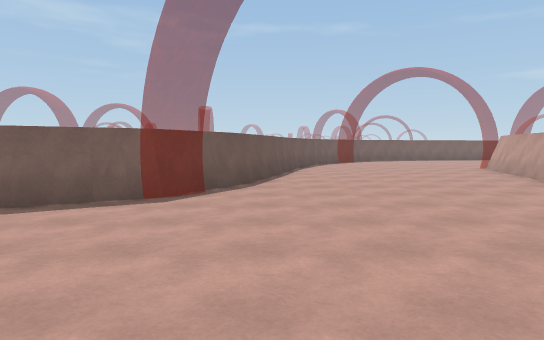
[1] (above)

17 first-person views from a walk through a Unity game level. The camera is 1.5 m above the floor, tilts 4° down and sees 75° across. The floor is counted in squares, 2 m on a side. Each view is taken from the middle of a square. On the plan, view 1 faces up. The plan holds only what a view shows up to about 11 squares ahead; the rest is blank. The place goes on beyond the plan.

[2]
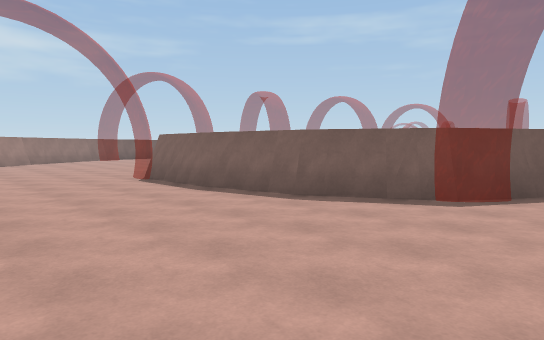

[3]
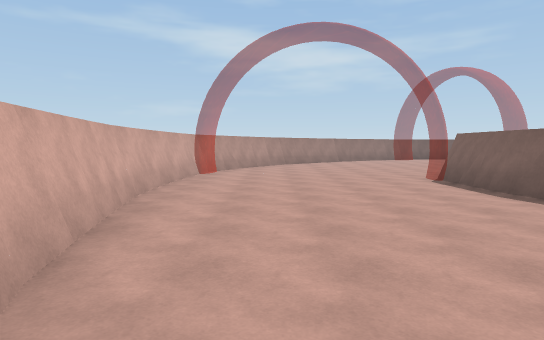

[4]
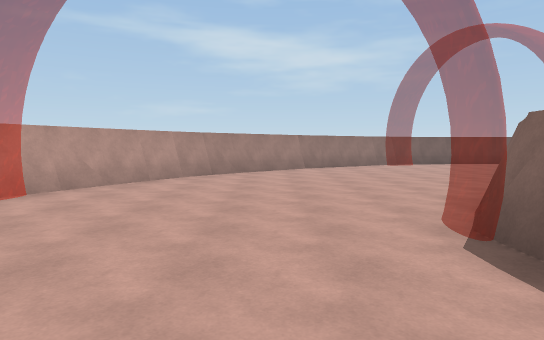

[5]
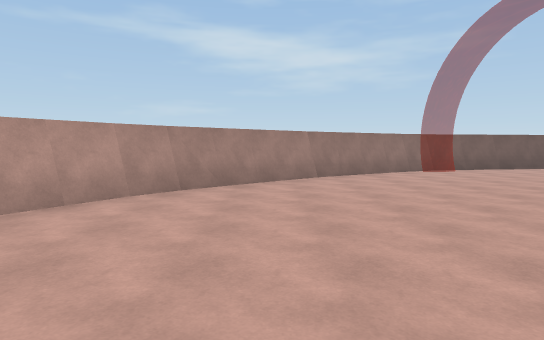

[6]
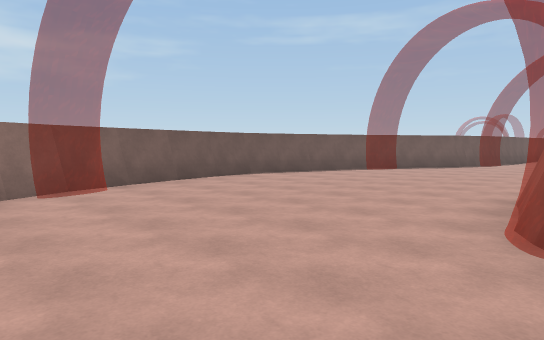

[7]
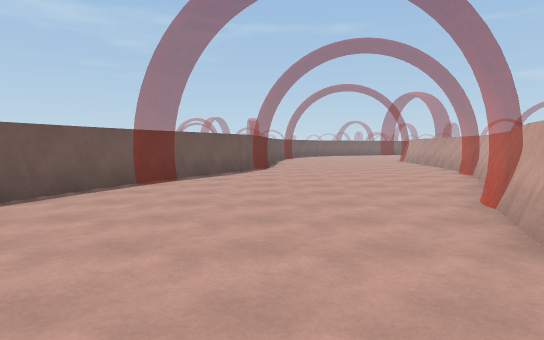

[8]
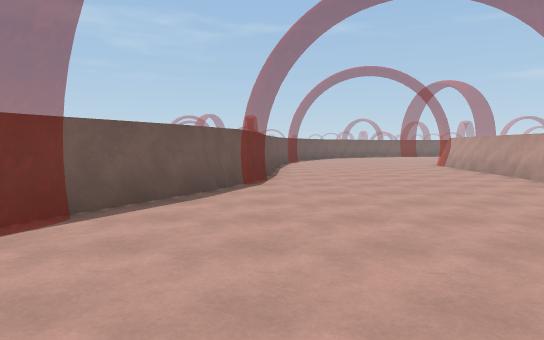

[9]
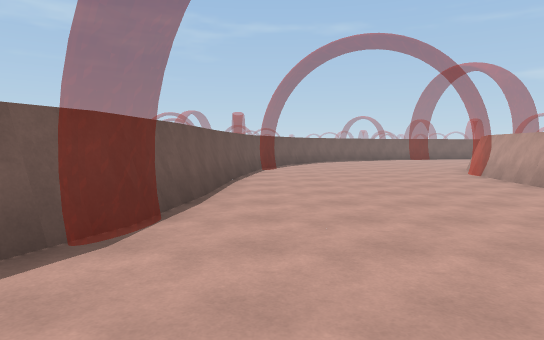

[10]
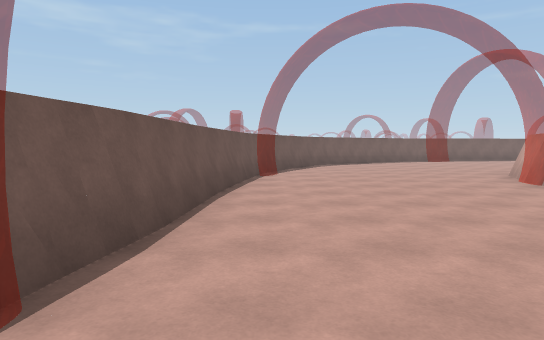

[11]
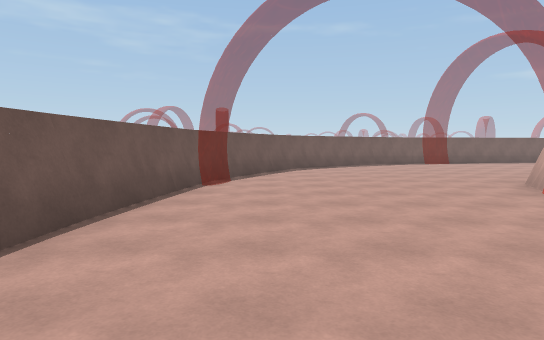

[12]
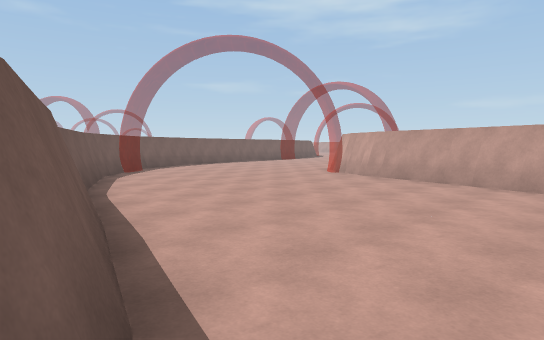

[13]
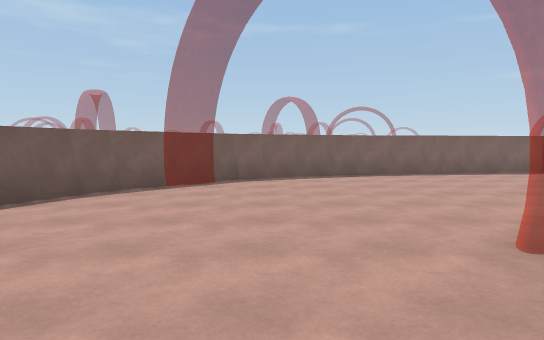

[14]
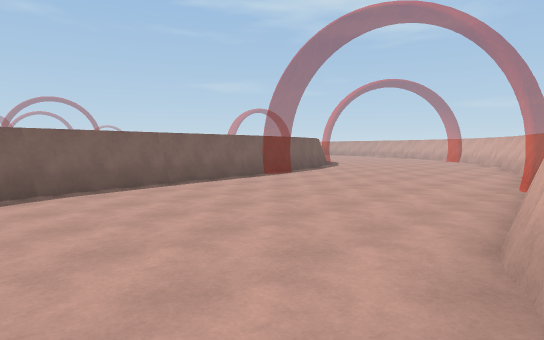

[15]
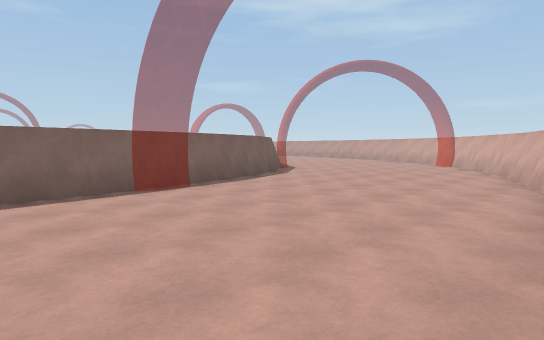

[16]
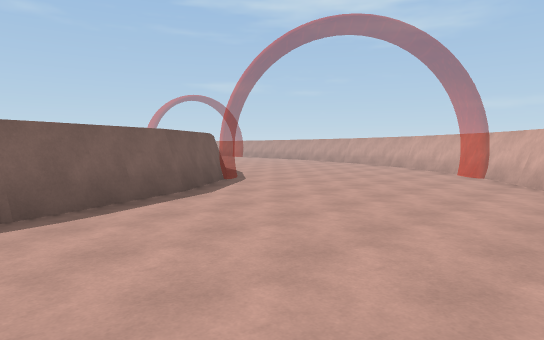

[17]
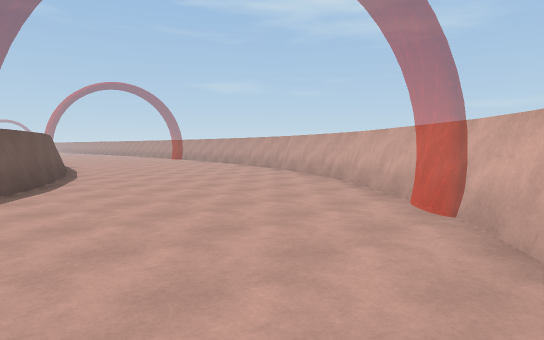

### Floor plan
Points are (right, up) in squares from view 1. A wall is a line through its corners. A room is listed if a view was taken in it or the views show most of it. See-through windows are left out.
Room 1 (views 1, 2, 3, 4, 5, 6, 7, 8, 9, 10, 11, 12, 13, 14, 15, 16, 17)
walls: (1.6, 14.2) (0.8, 12.4); (2.3, 15.2) (1.9, 14.6); (0.5, 11) (-0.3, 8.4); (6.8, 10.7) (7, 11.4); (-0.4, 8.1) (-0.6, 7.4); (6.7, 10.2) (7, 10.9); (6.4, 9.4) (6.7, 10.3); (8, 12.2) (8.9, 12.5); (-0.6, 7.5) (-0.8, 7); (-0.8, 7.1) (-1.2, 6.3); (6.6, 18.2) (4.2, 17.2) (2.2, 15.2); (5.6, 6.7) (6.2, 8.5); (-1.4, 6.1) (-1.8, 5.4); (-1.7, 5.4) (-3.3, 4.5) (-3.7, 4.3); (-2.5, 5.1) (-3.4, 4.6); (-4.5, 4.2) (-5.8, 3.9); (13.8, 13) (16.2, 13.5) (19.9, 14.9); (-5.7, 4) (-7.6, 3.9); (-5.7, 3.8) (-8.2, 3.9); (-9.5, 17.3) (-9.3, 18); (-9.6, 17.4) (-9.2, 20); (-10.6, 14.8) (-9.4, 17.5); (-7.5, 4.1) (-8.1, 4.1); (-9.1, 19.9) (-8.7, 25.4); (-8.4, 4.3) (-9.6, 5); (-12, 12.4) (-10.7, 14.6); (14.7, 19.3) (7.1, 18.5); (-12.5, 11.2) (-11.9, 12.6); (-8.8, 23.3) (-8.5, 25.4); (-12.5, 9.3) (-12.8, 10.5); (-8.4, 24.4) (-8.3, 25.3); (16.5, 20.1) (14.5, 19.4); (-8.5, 25.3) (-7.8, 27.2); (-7.8, 26.5) (-7.7, 27); (-5.2, -2.3) (-1.8, -1.5); (19.9, 14.8) (23.4, 17.4); (-8.1, -2.3) (-5.2, -2.2); (-15.2, 19.7) (-15.2, 19.3) (-15.5, 18.7); (-15.4, 19.3) (-16.2, 17.4); (-9, -2) (-6.1, -2.2); (-16, 18) (-17.4, 15.5); (18.7, 21.6) (17.1, 20.4); (19, 21.9) (18.5, 21.5); (-10, -2) (-8.9, -2.2); (19.2, 21.7) (17.5, 20.5); (-17.3, 15.6) (-18.6, 12.9); (-12.4, -0.7) (-11.5, -1.2); (-13.1, -0.1) (-9.8, -2); (-13.2, -0.2) (-12.5, -0.6); (22.1, 16.2) (22.7, 16.7); (-18.5, 13) (-18.8, 12); (-16.2, 2.9) (-13.8, 0.4) (-13.1, -0.2); (-18.8, 12.1) (-19, 10.9) (-18.7, 8.7); (20.2, 23.4) (19.9, 23); (20.4, 23.3) (19.7, 22.5); (-14.8, 25.8) (-15.1, 20.7); (-18.7, 8.8) (-18.2, 6.5); (-18.2, 6.6) (-17.8, 5.7); (-18, 5.8) (-16, 2.9); (-18.7, 7.7) (-18.4, 6.5); (-14.2, 27.1) (-14.6, 24.8); (20.6, 24.1) (20.2, 23.3); (23.3, 17.3) (25.2, 19.6); (-14.4, 27.3) (-14.7, 25.7); (-13.9, 28.5) (-14.5, 27.2); (21.5, 25.7) (20.7, 24.4); (25.5, 20) (26.4, 21.5); (25.5, 20.2) (27.1, 23.6); (21.9, 27.7) (21.4, 25.7); (26.5, 21.8) (27.1, 22.8)
low walls: (9.6, 18.6) (9, 18.5); (-12.4, 8.3) (-12.6, 8.9); (-5.2, -2.1) (-4.3, -1.9); (-9.7, -1.8) (-9, -2); (-17.1, 15.5) (-17.5, 14.6); (-15.9, 2.9) (-15.4, 2.4); (-13.7, 28.6) (-13.9, 28)

Positions as (right, up) in squares from view 1, and headings:
1: (0, 0), facing up
2: (0, 0), facing up-left
3: (0, 0), facing left
4: (-5, 2), facing left
5: (-8, 2), facing left
6: (-12, 5), facing up-left
7: (-15, 8), facing up
8: (-15, 12), facing up
9: (-14, 16), facing up
10: (-14, 18), facing up
11: (-13, 20), facing up
12: (-1, 6), facing up-right
13: (5, 9), facing up
14: (6, 12), facing up-right
15: (10, 13), facing up-right
16: (14, 15), facing up-right
17: (19, 16), facing up-right
